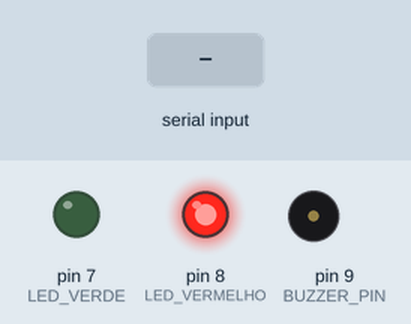
This sketch was run on a simulated Arduino Uno, built with avr-gcc and run on an emulated ATmega328P. Parts: output pins drawn as LEDs (lit = HIGH), buzzer (waves = sounding, pin HIGH). Inputs (shaded band) come from the test bench.

Above: at 1.2 s.
1.3 s: "ACESSO_NEGADO\n" received over Serial
At 1.56 s:
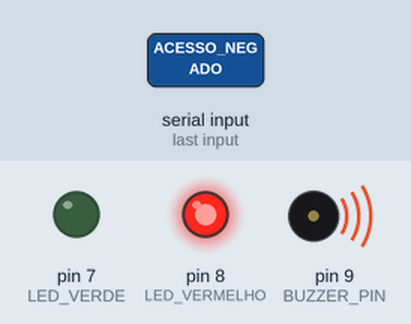
3.1 s: "ACESSO_LIBERADO\n" received over Serial
At 4.8 s:
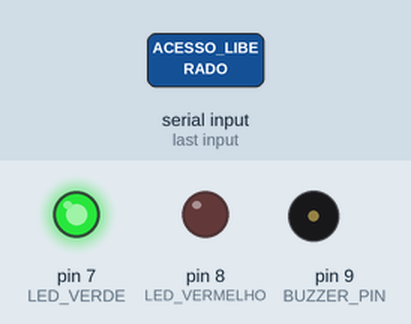
5.1 s: "ACESSO_LIBERADO\n" received over Serial
At 5.5 s:
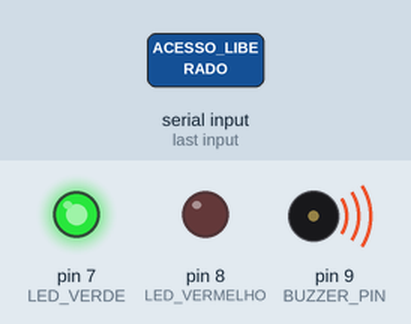
Timing chart, 0 to 10.1 s (numbered marks = the images above; inputs shaded):
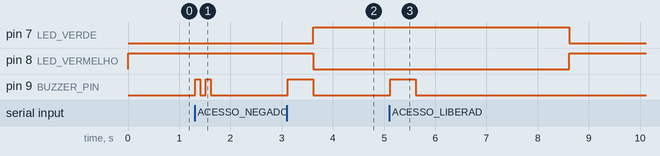

Measured:
- after the input at 1.3 s, pin 9 (BUZZER_PIN): alternates HIGH for 0.10 s and LOW for 0.10 s, 4 changes in all, then stays LOW, starting at once
- after the input at 3.1 s, pin 7 (LED_VERDE): LOW → HIGH after 0.52 s; pin 8 (LED_VERMELHO): HIGH → LOW after 0.52 s; pin 9 (BUZZER_PIN): LOW → HIGH at once, → LOW 0.50 s later
- after the input at 5.1 s, pin 7 (LED_VERDE): HIGH → LOW after 3.5 s instead of 1.5 s; pin 8 (LED_VERMELHO): LOW → HIGH after 3.5 s instead of 1.5 s; pin 9 (BUZZER_PIN): LOW → HIGH at once, → LOW 0.50 s later

The sketch:

consumer.ino
```cpp
#define LED_VERDE     7
#define LED_VERMELHO  8
#define BUZZER_PIN    9

unsigned long tempoUltimaAcao = 0;
bool acessoLiberado = false;

void setup() {
  pinMode(LED_VERDE, OUTPUT);
  pinMode(LED_VERMELHO, OUTPUT);
  pinMode(BUZZER_PIN, OUTPUT);
  Serial.begin(9600);

  digitalWrite(LED_VERDE, LOW);
  digitalWrite(LED_VERMELHO, HIGH);  // vermelho ligado por padrão
  digitalWrite(BUZZER_PIN, LOW);
}

void loop() {
  if (Serial.available()) {
    String msg = Serial.readStringUntil('\n');
    msg.trim();

    if (msg == "ACESSO_LIBERADO") {
      digitalWrite(BUZZER_PIN, HIGH);
      delay(500);
      digitalWrite(BUZZER_PIN, LOW);

      digitalWrite(LED_VERMELHO, LOW);
      digitalWrite(LED_VERDE, HIGH);
      acessoLiberado = true;
      tempoUltimaAcao = millis();
    }
    else if (msg == "ACESSO_NEGADO") {
      digitalWrite(BUZZER_PIN, HIGH);
      delay(100);
      digitalWrite(BUZZER_PIN, LOW);
      delay(100);
      digitalWrite(BUZZER_PIN, HIGH);
      delay(100);
      digitalWrite(BUZZER_PIN, LOW);
    }
  }

  // Se passou 3s após liberação, volta o LED vermelho
  if (acessoLiberado && millis() - tempoUltimaAcao >= 3000) {
    digitalWrite(LED_VERDE, LOW);
    digitalWrite(LED_VERMELHO, HIGH);
    acessoLiberado = false;
  }
}
```
